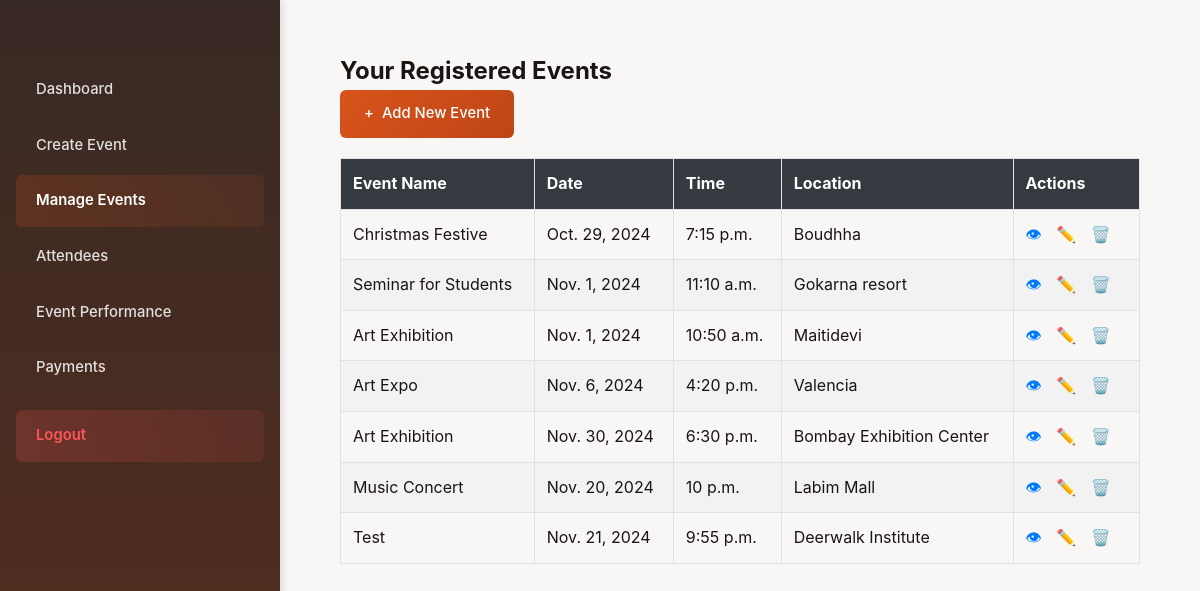
The app's page /manageevent/ (signed in), older data.
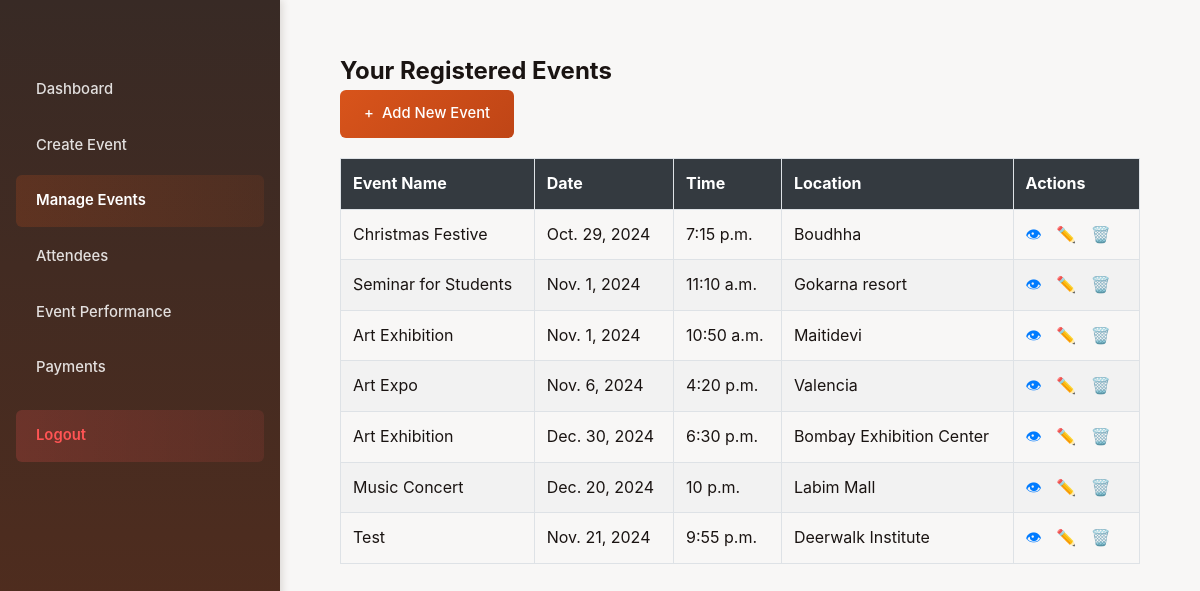
The same page, newer data.
### myApp/models.py (models this page shows, shortened)
class Event(models.Model):
    name=models.CharField(max_length=50)
    desc=models.CharField(max_length=50)
    img = models.ImageField(upload_to='myProject/pic/pic/')
    date = models.DateField(default=timezone.now)
    time = models.TimeField(default=timezone.now)
    location = models.CharField(max_length=255, default='Unknown')
    ticket_template = models.ImageField(upload_to='myProject/pic/pic/', blank=True, null=True)
    number_of_tickets = models.PositiveIntegerField(null=True, blank=True)  # New field for tickets available
    booked_tickets = models.IntegerField(default=0)
    ticket_price = models.DecimalField(max_digits=10, decimal_places=2, null=True, blank=True)  # New field for ticket price
    organizer = models.ForeignKey(User, on_delete=models.CASCADE,default=1)  # Link to user who submits
    approved = models.BooleanField(default=False)  # Admin approval flag
    is_free = models.BooleanField(default=False)
    latitude = models.FloatField(null=True, blank=True)  # New field for latitude
    longitude = models.FloatField(null=True, blank=True)  # New field for longitude

### myApp/views.py (the view)
# urls.py: path("manageevent/", views.manageevent, name="manageevent"),
def manageevent(request):
    events = Event.objects.filter(organizer=request.user)
    return render(request, 'manageevent.html', {'events': events})

### myApp/templates/myApp/manageevent.html (shortened to what this page needs)
{% extends 'base_organizer.html' %}
{% load static %}
{% block content %}
<div class="events-management">
    <div class="section-header">
        <h2>Your Registered Events</h2>
        <div class="header-actions">
            <a href="{% url 'create_event' %}" class="btn btn-primary">
                <span class="btn-icon">+</span> Add New Event
            </a>
        </div>
    </div>
    <div class="table-container">
        <table class="events-table">
            <thead>
                <tr>
                    <th>Event Name</th>
                    <th>Date</th>
                    <th>Time</th>
                    <th>Location</th>
                    <th class="actions-column">Actions</th>
                </tr>
            </thead>
            <tbody>
                {% for event in events %}
                <tr>
                    <td class="event-name">{{ event.name }}</td>
                    <td>{{ event.date }}</td>
                    <td>{{ event.time }}</td>
                    <td>{{ event.location }}</td>
                    <td class="actions-cell">
                        <div class="action-buttons">
                            <a href="{% url 'view_event' event.id %}" class="btn-action view-btn" title="View Event">
                                <span class="action-icon">👁</span>
                            </a>
                            <a href="{% url 'edit_event' event.id %}" class="btn-action edit-btn" title="Edit Event">
                                <span class="action-icon">✏️</span>
                            </a>
                            <a href="{% url 'delete_event' event.id %}" class="btn-action delete-btn" title="Delete Event">
                                <span class="action-icon">🗑️</span>
                            </a>
                        </div>
                    </td>
                </tr>
                {% endfor %}
            </tbody>
        </table>
    </div>
</div>
{% endblock %}

Row changes from the older to the newer data that the page shows:
changed Event "Bombay Exhibition Center": date "Nov. 30, 2024" → "Dec. 30, 2024"
changed Event "Music Concert": date "Nov. 20, 2024" → "Dec. 20, 2024"
